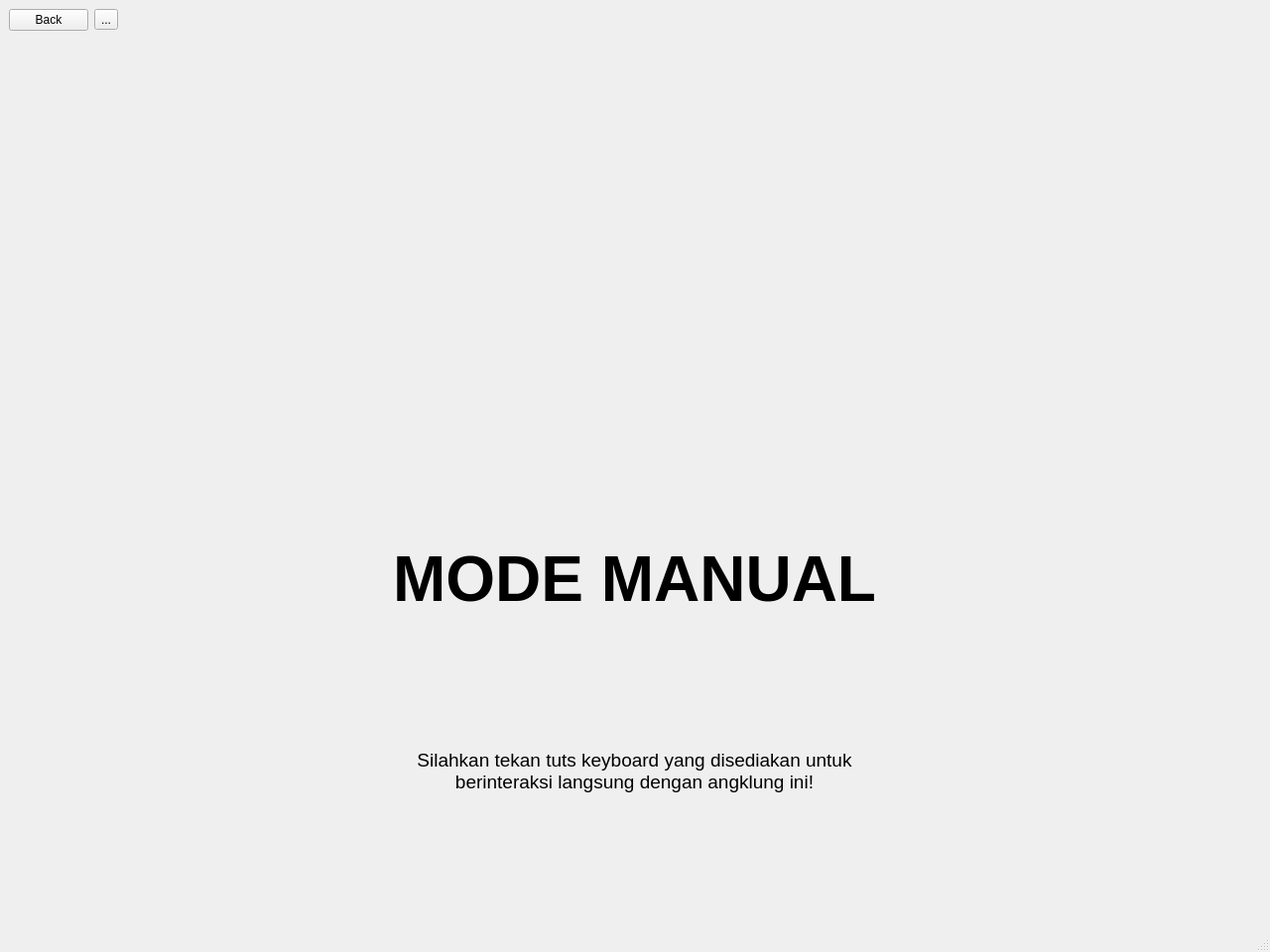
<?xml version="1.0" encoding="UTF-8"?>
<ui version="4.0">
 <class>MainWindow</class>
 <widget class="QMainWindow" name="MainWindow">
  <property name="geometry">
   <rect>
    <x>0</x>
    <y>0</y>
    <width>1280</width>
    <height>960</height>
   </rect>
  </property>
  <property name="windowTitle">
   <string>MainWindow</string>
  </property>
  <widget class="QWidget" name="centralwidget">
   <layout class="QVBoxLayout" name="verticalLayout_2">
    <item>
     <layout class="QVBoxLayout" name="verticalLayout_3">
      <property name="sizeConstraint">
       <enum>QLayout::SetNoConstraint</enum>
      </property>
      <item>
       <layout class="QFormLayout" name="formLayout">
        <item row="0" column="0">
         <widget class="QPushButton" name="backButton">
          <property name="text">
           <string>Back</string>
          </property>
         </widget>
        </item>
        <item row="0" column="1">
         <widget class="QToolButton" name="settingsButton">
          <property name="text">
           <string>...</string>
          </property>
         </widget>
        </item>
       </layout>
      </item>
      <item alignment="Qt::AlignHCenter|Qt::AlignBottom">
       <widget class="QLabel" name="modeManualTitle">
        <property name="font">
         <font>
          <pointsize>48</pointsize>
          <weight>75</weight>
          <bold>true</bold>
         </font>
        </property>
        <property name="text">
         <string>MODE MANUAL</string>
        </property>
       </widget>
      </item>
      <item alignment="Qt::AlignHCenter|Qt::AlignVCenter">
       <widget class="QLabel" name="manualInst">
        <property name="text">
         <string>&lt;html&gt;&lt;head/&gt;&lt;body&gt;&lt;p align=&quot;center&quot;&gt;&lt;span style=&quot; font-size:14pt;&quot;&gt;Silahkan tekan tuts keyboard yang disediakan untuk &lt;br/&gt;berinteraksi langsung dengan angklung ini!&lt;/span&gt;&lt;/p&gt;&lt;/body&gt;&lt;/html&gt;</string>
        </property>
       </widget>
      </item>
      <item>
       <layout class="QHBoxLayout" name="horizontalLayout_3"/>
      </item>
     </layout>
    </item>
   </layout>
  </widget>
  <widget class="QMenuBar" name="menubar">
   <property name="geometry">
    <rect>
     <x>0</x>
     <y>0</y>
     <width>1280</width>
     <height>22</height>
    </rect>
   </property>
  </widget>
  <widget class="QStatusBar" name="statusbar"/>
 </widget>
 <resources/>
 <connections/>
</ui>
